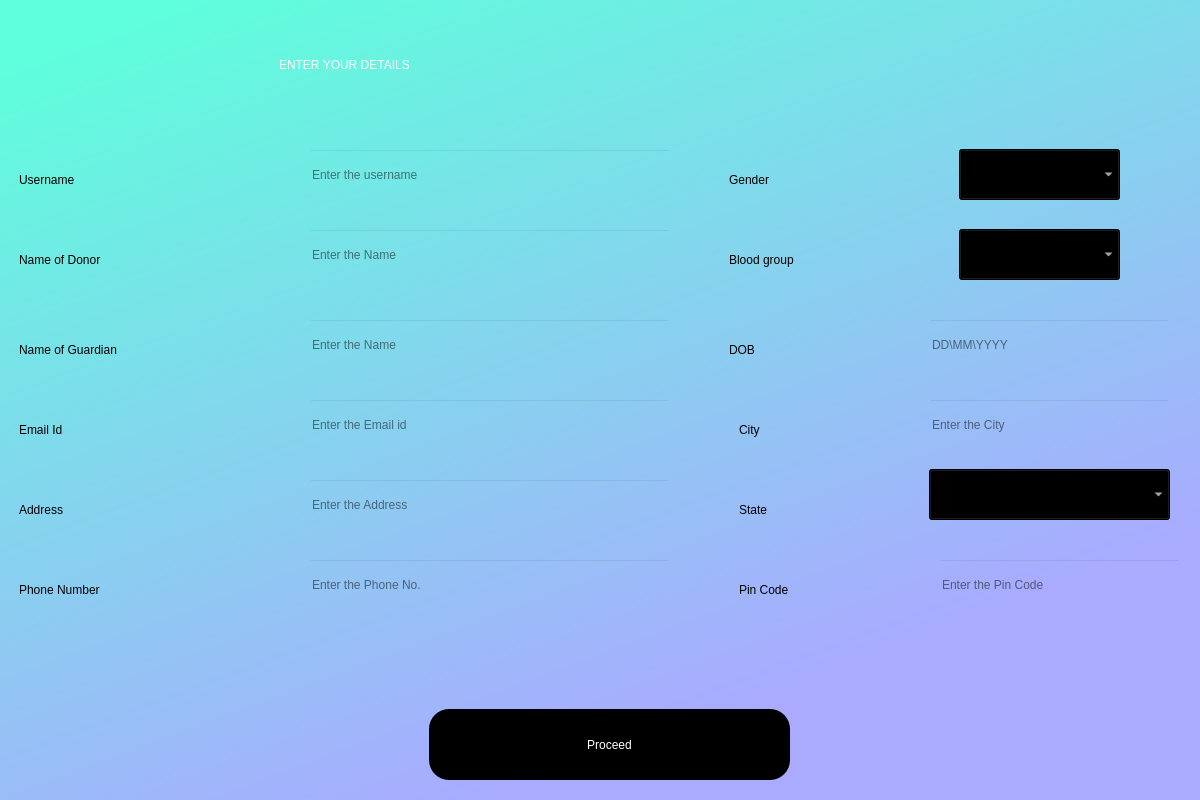
<?xml version="1.0" encoding="UTF-8"?>
<ui version="4.0">
 <class>Dialog</class>
 <widget class="QDialog" name="Dialog">
  <property name="geometry">
   <rect>
    <x>0</x>
    <y>0</y>
    <width>1200</width>
    <height>800</height>
   </rect>
  </property>
  <property name="windowTitle">
   <string>Dialog</string>
  </property>
  <widget class="QWidget" name="widget" native="true">
   <property name="geometry">
    <rect>
     <x>-1</x>
     <y>-1</y>
     <width>1201</width>
     <height>801</height>
    </rect>
   </property>
   <property name="styleSheet">
    <string notr="true">QWidget#widget{

background-color:qlineargradient(spread:pad, x1:0.031, y1:0.0629545, x2:0.526316, y2:0.943, stop:0 rgba(94, 255, 220, 255), stop:1 rgba(170, 170, 255, 255))}</string>
   </property>
   <widget class="QLabel" name="label_2">
    <property name="geometry">
     <rect>
      <x>280</x>
      <y>20</y>
      <width>701</width>
      <height>91</height>
     </rect>
    </property>
    <property name="styleSheet">
     <string notr="true">font: 36pt &quot;Alta&quot;; color:rgb(255, 255, 255)</string>
    </property>
    <property name="text">
     <string>ENTER YOUR DETAILS</string>
    </property>
   </widget>
   <widget class="QPushButton" name="proceed">
    <property name="geometry">
     <rect>
      <x>430</x>
      <y>710</y>
      <width>361</width>
      <height>71</height>
     </rect>
    </property>
    <property name="styleSheet">
     <string notr="true">border-radius:20px;
font: 26pt &quot;Georgia&quot;;
background-color: rgb(0, 0, 0);

color: rgb(255, 255, 255);</string>
    </property>
    <property name="text">
     <string>Proceed</string>
    </property>
   </widget>
   <widget class="QLineEdit" name="namefield">
    <property name="geometry">
     <rect>
      <x>310</x>
      <y>230</y>
      <width>361</width>
      <height>51</height>
     </rect>
    </property>
    <property name="styleSheet">
     <string notr="true">font: 16pt &quot;Myanmar Text&quot;;
background-color: rgba(0,0,0,0);
color:rgb(0,0,0);
</string>
    </property>
    <property name="text">
     <string/>
    </property>
    <property name="placeholderText">
     <string>Enter the Name </string>
    </property>
   </widget>
   <widget class="QLineEdit" name="Guardianfield">
    <property name="geometry">
     <rect>
      <x>310</x>
      <y>320</y>
      <width>361</width>
      <height>51</height>
     </rect>
    </property>
    <property name="styleSheet">
     <string notr="true">font: 16pt &quot;Myanmar Text&quot;;
background-color: rgba(0,0,0,0);
color:rgb(0,0,0);


</string>
    </property>
    <property name="text">
     <string/>
    </property>
    <property name="placeholderText">
     <string>Enter the Name</string>
    </property>
    <property name="clearButtonEnabled">
     <bool>false</bool>
    </property>
   </widget>
   <widget class="QLabel" name="label_3">
    <property name="geometry">
     <rect>
      <x>20</x>
      <y>230</y>
      <width>241</width>
      <height>61</height>
     </rect>
    </property>
    <property name="styleSheet">
     <string notr="true">color:rgb(0, 0, 0);
font: 18pt &quot;Myanmar Text&quot;;</string>
    </property>
    <property name="text">
     <string>Name of Donor</string>
    </property>
   </widget>
   <widget class="QLabel" name="label_4">
    <property name="geometry">
     <rect>
      <x>20</x>
      <y>320</y>
      <width>271</width>
      <height>61</height>
     </rect>
    </property>
    <property name="styleSheet">
     <string notr="true">color:rgb(0,0,0);
font: 18pt &quot;Myanmar Text&quot;;</string>
    </property>
    <property name="text">
     <string>Name of Guardian</string>
    </property>
   </widget>
   <widget class="QLabel" name="error">
    <property name="geometry">
     <rect>
      <x>390</x>
      <y>660</y>
      <width>421</width>
      <height>41</height>
     </rect>
    </property>
    <property name="styleSheet">
     <string notr="true">font: 14pt &quot;Myanmar Text&quot;;
color:red;</string>
    </property>
    <property name="text">
     <string/>
    </property>
   </widget>
   <widget class="QLabel" name="label_5">
    <property name="geometry">
     <rect>
      <x>20</x>
      <y>400</y>
      <width>271</width>
      <height>61</height>
     </rect>
    </property>
    <property name="styleSheet">
     <string notr="true">color:rgb(0,0,0);
font: 18pt &quot;Myanmar Text&quot;;</string>
    </property>
    <property name="text">
     <string>Email Id</string>
    </property>
   </widget>
   <widget class="QLineEdit" name="emailidfield">
    <property name="geometry">
     <rect>
      <x>310</x>
      <y>400</y>
      <width>361</width>
      <height>51</height>
     </rect>
    </property>
    <property name="styleSheet">
     <string notr="true">font: 16pt &quot;Myanmar Text&quot;;
background-color: rgba(0,0,0,0);
color:rgb(0,0,0);
</string>
    </property>
    <property name="text">
     <string/>
    </property>
    <property name="placeholderText">
     <string>Enter the Email id</string>
    </property>
    <property name="clearButtonEnabled">
     <bool>false</bool>
    </property>
   </widget>
   <widget class="QLabel" name="label_6">
    <property name="geometry">
     <rect>
      <x>730</x>
      <y>150</y>
      <width>271</width>
      <height>61</height>
     </rect>
    </property>
    <property name="styleSheet">
     <string notr="true">color:rgb(0,0,0);
font: 18pt &quot;Myanmar Text&quot;;</string>
    </property>
    <property name="text">
     <string>Gender</string>
    </property>
   </widget>
   <widget class="QComboBox" name="genderfield">
    <property name="geometry">
     <rect>
      <x>960</x>
      <y>150</y>
      <width>161</width>
      <height>51</height>
     </rect>
    </property>
    <property name="styleSheet">
     <string notr="true">color:rgb(255, 255, 255);
font: 18pt &quot;Myanmar Text&quot;;
background-color: rgb(0, 0, 0);</string>
    </property>
    <item>
     <property name="text">
      <string/>
     </property>
    </item>
    <item>
     <property name="text">
      <string>Male</string>
     </property>
    </item>
    <item>
     <property name="text">
      <string>Female</string>
     </property>
    </item>
    <item>
     <property name="text">
      <string>Other</string>
     </property>
    </item>
   </widget>
   <widget class="QLabel" name="label_7">
    <property name="geometry">
     <rect>
      <x>740</x>
      <y>480</y>
      <width>271</width>
      <height>61</height>
     </rect>
    </property>
    <property name="styleSheet">
     <string notr="true">color:rgb(0,0,0);
font: 18pt &quot;Myanmar Text&quot;;</string>
    </property>
    <property name="text">
     <string>State</string>
    </property>
   </widget>
   <widget class="QLabel" name="label_8">
    <property name="geometry">
     <rect>
      <x>740</x>
      <y>400</y>
      <width>271</width>
      <height>61</height>
     </rect>
    </property>
    <property name="styleSheet">
     <string notr="true">color:rgb(0,0,0);
font: 18pt &quot;Myanmar Text&quot;;</string>
    </property>
    <property name="text">
     <string>City</string>
    </property>
   </widget>
   <widget class="QLabel" name="label_9">
    <property name="geometry">
     <rect>
      <x>20</x>
      <y>480</y>
      <width>271</width>
      <height>61</height>
     </rect>
    </property>
    <property name="styleSheet">
     <string notr="true">color:rgb(0,0,0);
font: 18pt &quot;Myanmar Text&quot;;</string>
    </property>
    <property name="text">
     <string>Address</string>
    </property>
   </widget>
   <widget class="QLineEdit" name="addressfield">
    <property name="geometry">
     <rect>
      <x>310</x>
      <y>480</y>
      <width>361</width>
      <height>51</height>
     </rect>
    </property>
    <property name="styleSheet">
     <string notr="true">font: 16pt &quot;Myanmar Text&quot;;
background-color: rgba(0,0,0,0);
color:rgb(0,0,0);
</string>
    </property>
    <property name="text">
     <string/>
    </property>
    <property name="placeholderText">
     <string>Enter the Address</string>
    </property>
    <property name="clearButtonEnabled">
     <bool>false</bool>
    </property>
   </widget>
   <widget class="QLabel" name="label_10">
    <property name="geometry">
     <rect>
      <x>730</x>
      <y>230</y>
      <width>271</width>
      <height>61</height>
     </rect>
    </property>
    <property name="styleSheet">
     <string notr="true">color:rgb(0,0,0);
font: 18pt &quot;Myanmar Text&quot;;</string>
    </property>
    <property name="text">
     <string>Blood group</string>
    </property>
   </widget>
   <widget class="QComboBox" name="bgfield">
    <property name="geometry">
     <rect>
      <x>960</x>
      <y>230</y>
      <width>161</width>
      <height>51</height>
     </rect>
    </property>
    <property name="styleSheet">
     <string notr="true">color:rgb(255, 255, 255);
font: 18pt &quot;Myanmar Text&quot;;
background-color: rgb(0, 0, 0);</string>
    </property>
    <item>
     <property name="text">
      <string/>
     </property>
    </item>
    <item>
     <property name="text">
      <string>O-</string>
     </property>
    </item>
    <item>
     <property name="text">
      <string>O+</string>
     </property>
    </item>
    <item>
     <property name="text">
      <string>A-</string>
     </property>
    </item>
    <item>
     <property name="text">
      <string>A+</string>
     </property>
    </item>
    <item>
     <property name="text">
      <string>B-</string>
     </property>
    </item>
    <item>
     <property name="text">
      <string>B+</string>
     </property>
    </item>
    <item>
     <property name="text">
      <string>AB-</string>
     </property>
    </item>
    <item>
     <property name="text">
      <string>AB+</string>
     </property>
    </item>
   </widget>
   <widget class="QLineEdit" name="cityfield">
    <property name="geometry">
     <rect>
      <x>930</x>
      <y>400</y>
      <width>241</width>
      <height>51</height>
     </rect>
    </property>
    <property name="styleSheet">
     <string notr="true">font: 16pt &quot;Myanmar Text&quot;;
background-color: rgba(0,0,0,0);
color:rgb(0,0,0);
</string>
    </property>
    <property name="text">
     <string/>
    </property>
    <property name="placeholderText">
     <string>Enter the City</string>
    </property>
    <property name="clearButtonEnabled">
     <bool>false</bool>
    </property>
   </widget>
   <widget class="QComboBox" name="statefield">
    <property name="geometry">
     <rect>
      <x>930</x>
      <y>470</y>
      <width>241</width>
      <height>51</height>
     </rect>
    </property>
    <property name="styleSheet">
     <string notr="true">color:rgb(255, 255, 255);
font: 18pt &quot;Myanmar Text&quot;;
background-color: rgb(0, 0, 0);</string>
    </property>
    <item>
     <property name="text">
      <string/>
     </property>
    </item>
    <item>
     <property name="text">
      <string>Andhra Pradesh</string>
     </property>
    </item>
    <item>
     <property name="text">
      <string>Arunachal Pradesh</string>
     </property>
    </item>
    <item>
     <property name="text">
      <string>Assam</string>
     </property>
    </item>
    <item>
     <property name="text">
      <string>Bihar</string>
     </property>
    </item>
    <item>
     <property name="text">
      <string>Chhattisgarh</string>
     </property>
    </item>
    <item>
     <property name="text">
      <string>Goa</string>
     </property>
    </item>
    <item>
     <property name="text">
      <string>Gujarat</string>
     </property>
    </item>
    <item>
     <property name="text">
      <string>Haryana</string>
     </property>
    </item>
    <item>
     <property name="text">
      <string>Himachal Pradesh</string>
     </property>
    </item>
    <item>
     <property name="text">
      <string>Jammu &amp; Kashmir</string>
     </property>
    </item>
    <item>
     <property name="text">
      <string>Jharkhand</string>
     </property>
    </item>
    <item>
     <property name="text">
      <string>Karnataka</string>
     </property>
    </item>
    <item>
     <property name="text">
      <string>Kerala</string>
     </property>
    </item>
    <item>
     <property name="text">
      <string>Ladakh</string>
     </property>
    </item>
    <item>
     <property name="text">
      <string>Madhya Pradesh</string>
     </property>
    </item>
    <item>
     <property name="text">
      <string>Maharashtra</string>
     </property>
    </item>
    <item>
     <property name="text">
      <string>Manipur</string>
     </property>
    </item>
    <item>
     <property name="text">
      <string>Meghalaya</string>
     </property>
    </item>
    <item>
     <property name="text">
      <string>Mizoram</string>
     </property>
    </item>
    <item>
     <property name="text">
      <string>Nagaland</string>
     </property>
    </item>
    <item>
     <property name="text">
      <string>Odisha</string>
     </property>
    </item>
    <item>
     <property name="text">
      <string>Punjab</string>
     </property>
    </item>
    <item>
     <property name="text">
      <string>Rajasthan</string>
     </property>
    </item>
    <item>
     <property name="text">
      <string>Sikkim</string>
     </property>
    </item>
    <item>
     <property name="text">
      <string>Tamil Nadu</string>
     </property>
    </item>
    <item>
     <property name="text">
      <string>Telangana</string>
     </property>
    </item>
    <item>
     <property name="text">
      <string>Tripura</string>
     </property>
    </item>
    <item>
     <property name="text">
      <string>Uttarakhand</string>
     </property>
    </item>
    <item>
     <property name="text">
      <string>Uttar Pradesh</string>
     </property>
    </item>
    <item>
     <property name="text">
      <string>West Bengal</string>
     </property>
    </item>
   </widget>
   <widget class="QLabel" name="label_11">
    <property name="geometry">
     <rect>
      <x>20</x>
      <y>560</y>
      <width>271</width>
      <height>61</height>
     </rect>
    </property>
    <property name="styleSheet">
     <string notr="true">color:rgb(0,0,0);
font: 18pt &quot;Myanmar Text&quot;;</string>
    </property>
    <property name="text">
     <string>Phone Number</string>
    </property>
   </widget>
   <widget class="QLineEdit" name="phnofield">
    <property name="geometry">
     <rect>
      <x>310</x>
      <y>560</y>
      <width>361</width>
      <height>51</height>
     </rect>
    </property>
    <property name="styleSheet">
     <string notr="true">font: 16pt &quot;Myanmar Text&quot;;
background-color: rgba(0,0,0,0);
color:rgb(0,0,0);
</string>
    </property>
    <property name="text">
     <string/>
    </property>
    <property name="placeholderText">
     <string>Enter the Phone No.</string>
    </property>
    <property name="clearButtonEnabled">
     <bool>false</bool>
    </property>
   </widget>
   <widget class="QLabel" name="label_12">
    <property name="geometry">
     <rect>
      <x>740</x>
      <y>560</y>
      <width>271</width>
      <height>61</height>
     </rect>
    </property>
    <property name="styleSheet">
     <string notr="true">color:rgb(0,0,0);
font: 18pt &quot;Myanmar Text&quot;;</string>
    </property>
    <property name="text">
     <string>Pin Code</string>
    </property>
   </widget>
   <widget class="QLineEdit" name="pinfield">
    <property name="geometry">
     <rect>
      <x>940</x>
      <y>560</y>
      <width>241</width>
      <height>51</height>
     </rect>
    </property>
    <property name="styleSheet">
     <string notr="true">font: 16pt &quot;Myanmar Text&quot;;
background-color: rgba(0,0,0,0);
color:rgb(0,0,0);
</string>
    </property>
    <property name="text">
     <string/>
    </property>
    <property name="placeholderText">
     <string>Enter the Pin Code</string>
    </property>
    <property name="clearButtonEnabled">
     <bool>false</bool>
    </property>
   </widget>
   <widget class="QLabel" name="label_13">
    <property name="geometry">
     <rect>
      <x>730</x>
      <y>320</y>
      <width>271</width>
      <height>61</height>
     </rect>
    </property>
    <property name="styleSheet">
     <string notr="true">color:rgb(0,0,0);
font: 18pt &quot;Myanmar Text&quot;;</string>
    </property>
    <property name="text">
     <string>DOB</string>
    </property>
   </widget>
   <widget class="QLineEdit" name="dobfield">
    <property name="geometry">
     <rect>
      <x>930</x>
      <y>320</y>
      <width>241</width>
      <height>51</height>
     </rect>
    </property>
    <property name="styleSheet">
     <string notr="true">font: 16pt &quot;Myanmar Text&quot;;
background-color: rgba(0,0,0,0);
color:rgb(0,0,0);
</string>
    </property>
    <property name="text">
     <string/>
    </property>
    <property name="placeholderText">
     <string>DD\MM\YYYY</string>
    </property>
    <property name="clearButtonEnabled">
     <bool>false</bool>
    </property>
   </widget>
   <widget class="QLabel" name="label_15">
    <property name="geometry">
     <rect>
      <x>20</x>
      <y>150</y>
      <width>241</width>
      <height>61</height>
     </rect>
    </property>
    <property name="styleSheet">
     <string notr="true">color:rgb(0, 0, 0);
font: 18pt &quot;Myanmar Text&quot;;</string>
    </property>
    <property name="text">
     <string>Username</string>
    </property>
   </widget>
   <widget class="QLineEdit" name="usernamefield">
    <property name="geometry">
     <rect>
      <x>310</x>
      <y>150</y>
      <width>361</width>
      <height>51</height>
     </rect>
    </property>
    <property name="styleSheet">
     <string notr="true">font: 16pt &quot;Myanmar Text&quot;;
background-color: rgba(0,0,0,0);
color:rgb(0,0,0);

</string>
    </property>
    <property name="text">
     <string/>
    </property>
    <property name="placeholderText">
     <string>Enter the username </string>
    </property>
   </widget>
  </widget>
 </widget>
 <resources>
  <include location="Icon.qrc"/>
 </resources>
 <connections/>
</ui>
